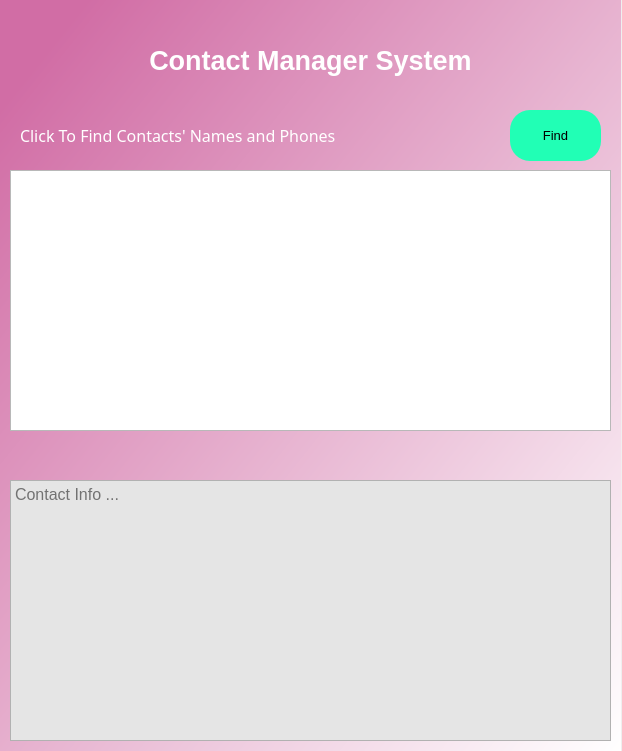
<?xml version="1.0" encoding="UTF-8"?>
<ui version="4.0">
 <class>DialogFind</class>
 <widget class="QDialog" name="DialogFind">
  <property name="geometry">
   <rect>
    <x>0</x>
    <y>0</y>
    <width>622</width>
    <height>751</height>
   </rect>
  </property>
  <property name="windowTitle">
   <string>Find Contacts From Text</string>
  </property>
  <widget class="QWidget" name="widget" native="true">
   <property name="geometry">
    <rect>
     <x>0</x>
     <y>0</y>
     <width>621</width>
     <height>751</height>
    </rect>
   </property>
   <property name="styleSheet">
    <string notr="true">QWidget#widget{
background-color:qlineargradient(spread:pad, x1:0.0524476, y1:0.0909091, x2:1, y2:1, stop:0 rgba(209, 109, 165, 255), stop:1 rgba(255, 255, 255, 255))}</string>
   </property>
   <widget class="QLabel" name="label">
    <property name="geometry">
     <rect>
      <x>20</x>
      <y>30</y>
      <width>581</width>
      <height>61</height>
     </rect>
    </property>
    <property name="font">
     <font>
      <family>MS Shell Dlg 2</family>
      <pointsize>20</pointsize>
      <weight>75</weight>
      <italic>false</italic>
      <bold>true</bold>
      <underline>false</underline>
      <strikeout>false</strikeout>
      <kerning>true</kerning>
     </font>
    </property>
    <property name="styleSheet">
     <string notr="true">color:white;</string>
    </property>
    <property name="text">
     <string>Contact Manager System</string>
    </property>
    <property name="alignment">
     <set>Qt::AlignCenter</set>
    </property>
   </widget>
   <widget class="QPlainTextEdit" name="plainTextEdit">
    <property name="geometry">
     <rect>
      <x>10</x>
      <y>170</y>
      <width>601</width>
      <height>261</height>
     </rect>
    </property>
    <property name="font">
     <font>
      <pointsize>12</pointsize>
     </font>
    </property>
    <property name="plainText">
     <string/>
    </property>
    <property name="placeholderText">
     <string>Original Text ...</string>
    </property>
   </widget>
   <widget class="QPlainTextEdit" name="plainTextEdit_2">
    <property name="geometry">
     <rect>
      <x>10</x>
      <y>480</y>
      <width>601</width>
      <height>261</height>
     </rect>
    </property>
    <property name="font">
     <font>
      <pointsize>12</pointsize>
     </font>
    </property>
    <property name="styleSheet">
     <string notr="true">background-color: rgb(229, 229, 229);</string>
    </property>
    <property name="readOnly">
     <bool>true</bool>
    </property>
    <property name="placeholderText">
     <string>Contact Info ...</string>
    </property>
   </widget>
   <widget class="QPushButton" name="pushButtonFind">
    <property name="geometry">
     <rect>
      <x>510</x>
      <y>110</y>
      <width>91</width>
      <height>51</height>
     </rect>
    </property>
    <property name="font">
     <font>
      <family>MS Shell Dlg 2</family>
      <pointsize>10</pointsize>
     </font>
    </property>
    <property name="cursor">
     <cursorShape>PointingHandCursor</cursorShape>
    </property>
    <property name="styleSheet">
     <string notr="true">border-radius:20px;
background-color: rgb(33, 255, 181);</string>
    </property>
    <property name="text">
     <string>Find</string>
    </property>
    <property name="checkable">
     <bool>false</bool>
    </property>
    <property name="autoDefault">
     <bool>false</bool>
    </property>
    <property name="default">
     <bool>false</bool>
    </property>
    <property name="flat">
     <bool>false</bool>
    </property>
   </widget>
   <widget class="QLabel" name="label_2">
    <property name="geometry">
     <rect>
      <x>20</x>
      <y>110</y>
      <width>481</width>
      <height>51</height>
     </rect>
    </property>
    <property name="font">
     <font>
      <family>B Nazanin</family>
      <pointsize>12</pointsize>
      <weight>50</weight>
      <italic>false</italic>
      <bold>false</bold>
     </font>
    </property>
    <property name="styleSheet">
     <string notr="true">color:white;font: 12pt &quot;B Nazanin&quot;;</string>
    </property>
    <property name="text">
     <string>Click To Find Contacts' Names and Phones</string>
    </property>
    <property name="alignment">
     <set>Qt::AlignLeading|Qt::AlignLeft|Qt::AlignVCenter</set>
    </property>
   </widget>
  </widget>
 </widget>
 <tabstops>
  <tabstop>pushButtonFind</tabstop>
  <tabstop>plainTextEdit</tabstop>
  <tabstop>plainTextEdit_2</tabstop>
 </tabstops>
 <resources/>
 <connections/>
</ui>
